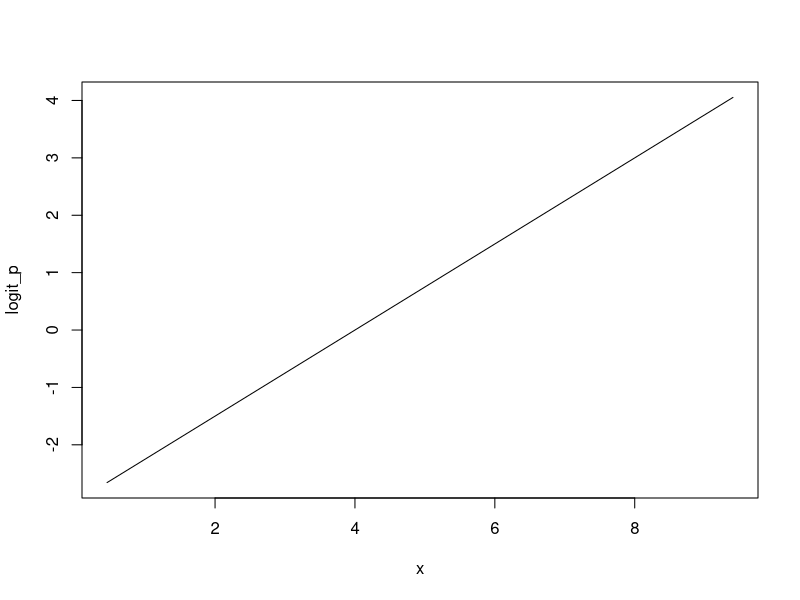
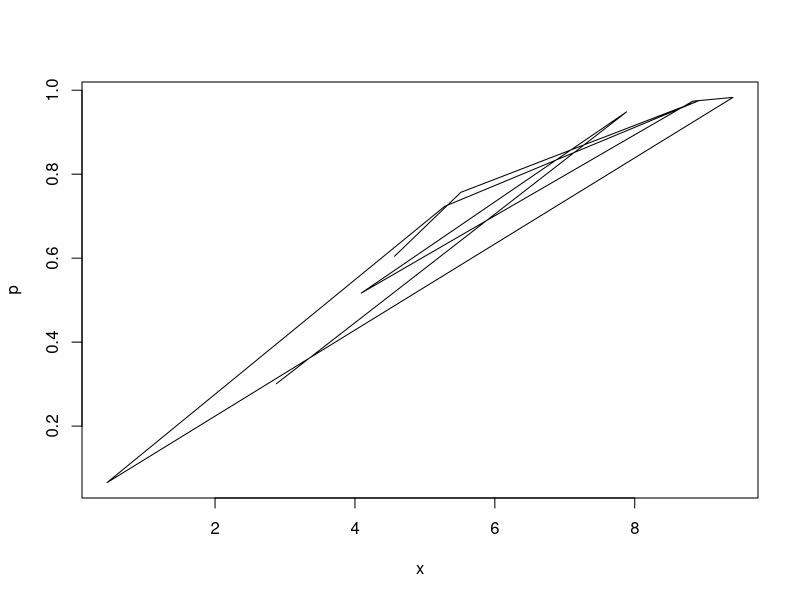
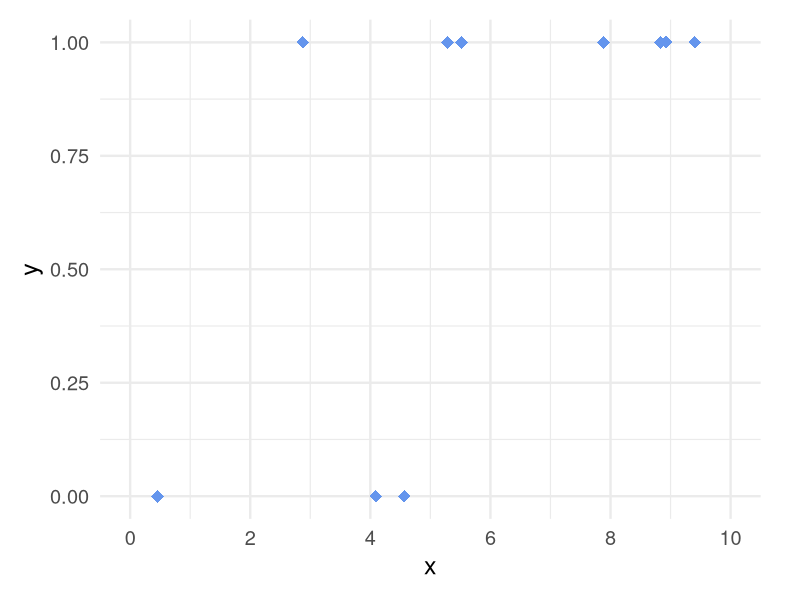
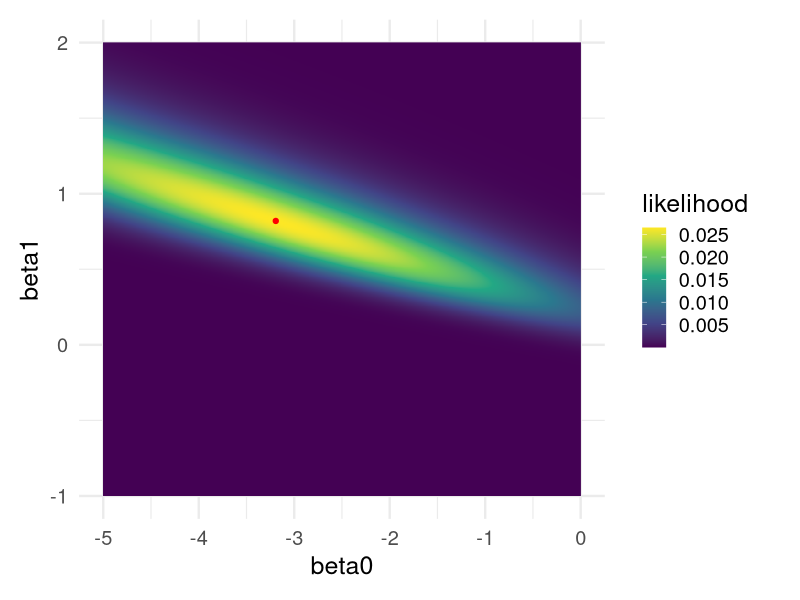

These charts were generated, in order, by the following R code:
## ---- chunk 1
#| include: false

# Setup
library(tidyverse)
theme_set(theme_minimal(18) +
            theme(plot.margin = unit(c(0.5, 1, 0.5, 0.5), "cm")))
set.seed(123)

## ---- chunk 2
# Simulate some values for x
# runif 
x <- runif(10, 0, 10)

# Choose our betas
beta0 <- -3
beta1 <- 0.75


# Calculate p across x 
logit_p <- beta0 + beta1 * x
inv_logit <- function(x) exp(x) / (1 + exp(x))
p <- inv_logit(logit_p)
plot(x, logit_p, type = "l")
plot(x, p, type = "l")


# Simulate y
# Note: rbinom() with size = 1 is equivalent to a random Bernoulli variable
y <- rbinom(10, size = 1, p)

# Visualize
tibble(x, y) %>%
  ggplot(aes(x,y)) +
  geom_point(size = 4, color = "cornflowerblue", shape = 18) +
  scale_x_continuous(breaks = seq( 0,10, by = 2), limits = c(0, 10))

## ---- chunk 3
# Write our likelihood function 
# Note this uses the x and y values we generated earlier!
# We're looking for the likelihood of the parameters given the data.
likelihood_fun <- function(beta0, beta1) {
  logit_p <- beta0 + beta1 * x
  p <- inv_logit(logit_p)
  prod(dbinom(y, size = 1, p))
}
# Apply the likelihood function to some candidate coefficients
likelihood_fun(-5, 1)
likelihood_fun(-1, 0)
likelihood_fun(-3, 0.5)
## ---- chunk 4
# Create a data frame with combinations of beta0, beta1
 # Apply the likelihood function using mapply()
likelihood_space <- expand_grid(
  beta0 = seq(-5, 0, length.out = 1000),
  beta1 = seq(-1, 2, length.out = 1000)
) %>%
# Isolate the parameters with the maximum likelihood
  # M apply means you are applying to multiple things
mutate(likelihood = mapply(likelihood_fun, beta0, beta1))

# select row with max val
max_likelihood <- filter(likelihood_space, likelihood == max(likelihood))
# Visualize, create DEM of likelihood
ggplot(likelihood_space, aes(beta0, beta1, fill = likelihood)) + 
  geom_raster() + 
  geom_point(data = max_likelihood, color = "red") + 
  scale_fill_viridis_c()
